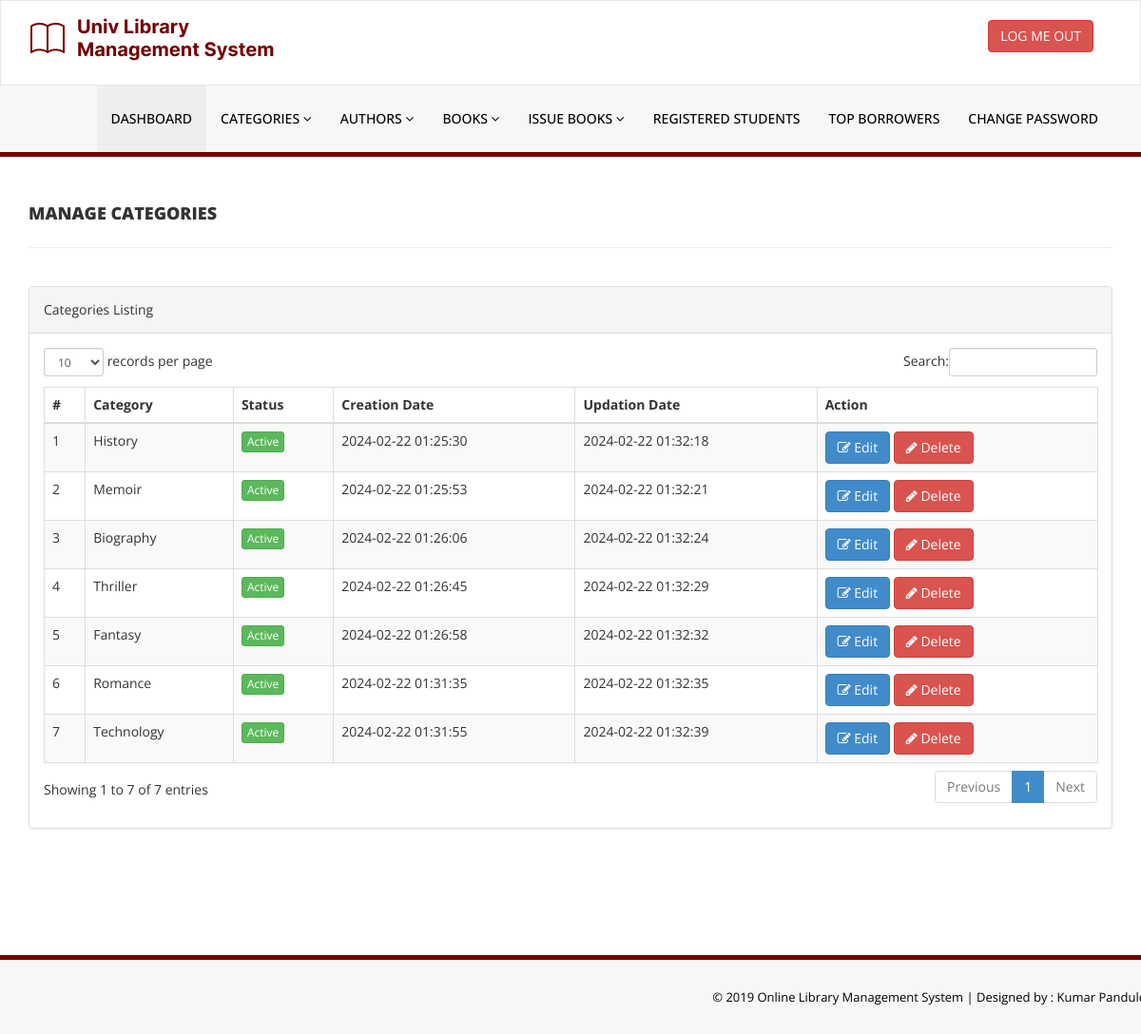
Page /library/admin/manage-categories.php (signed in) on the committed database.
### tables this page shows
CREATE TABLE `tblcategory` (
  `id` int(11) NOT NULL,
  `CategoryName` varchar(150) DEFAULT NULL,
  `Status` int(1) DEFAULT NULL,
  `CreationDate` timestamp NULL DEFAULT current_timestamp(),
  `UpdationDate` timestamp NULL DEFAULT '0000-00-00 00:00:00' ON UPDATE current_timestamp()
);

### library/admin/manage-categories.php (the view, shortened to what this page needs)
<?php
include('includes/config.php');
if(strlen($_SESSION['alogin'])==0)
    {
header('location:index.php');
}
else{
    ?>
<!DOCTYPE html>
<html xmlns="http://www.w3.org/1999/xhtml">
<head>
    <link href="assets/css/bootstrap.css" rel="stylesheet" />
    <link href="assets/css/font-awesome.css" rel="stylesheet" />
    <link href="assets/js/dataTables/dataTables.bootstrap.css" rel="stylesheet" />
    <link href="assets/css/style.css" rel="stylesheet" />
</head>
<body>
<?php include('includes/header.php');?>
    <div class="content-wrapper">
         <div class="container">
        <div class="row pad-botm">
            <div class="col-md-12">
                <h4 class="header-line">Manage Categories</h4>
    </div>
     <div class="row">
</div>
        </div>
            <div class="row">
                <div class="col-md-12">
                    <div class="panel panel-default">
                        <div class="panel-heading">
                           Categories Listing
                        </div>
                        <div class="panel-body">
                            <div class="table-responsive">
                                <table class="table table-striped table-bordered table-hover" id="dataTables-example">
                                    <thead>
                                        <tr>
                                            <th>#</th>
                                            <th>Category</th>
                                            <th>Status</th>
                                            <th>Creation Date</th>
                                            <th>Updation Date</th>
                                            <th>Action</th>
                                        </tr>
                                    </thead>
                                    <tbody>
<?php $sql = "SELECT * from  tblcategory";
$query = $dbh -> prepare($sql);
$query->execute();
$results=$query->fetchAll(PDO::FETCH_OBJ);
$cnt=1;
if($query->rowCount() > 0)
{
foreach($results as $result)
{               ?>
                                        <tr class="odd gradeX">
                                            <td class="center"><?php echo htmlentities($cnt);?></td>
                                            <td class="center"><?php echo htmlentities($result->CategoryName);?></td>
                                            <td class="center"><?php if($result->Status==1) {?>
                                            <a href="#" class="btn btn-success btn-xs">Active</a>
                                            <?php } else {?>
                                            <a href="#" class="btn btn-danger btn-xs">Inactive</a>
                                            <?php } ?></td>
                                            <td class="center"><?php echo htmlentities($result->CreationDate);?></td>
                                            <td class="center"><?php echo htmlentities($result->UpdationDate);?></td>
                                            <td class="center">
                                            <a href="edit-category.php?catid=<?php echo htmlentities($result->id);?>"><button class="btn btn-primary"><i class="fa fa-edit "></i> Edit</button>
                                          <a href="manage-categories.php?del=<?php echo htmlentities($result->id);?>" onclick="return confirm('Are you sure you want to delete?');"" >  <button class="btn btn-danger"><i class="fa fa-pencil"></i> Delete</button>
                                            </td>
                                        </tr>
 <?php $cnt=$cnt+1;}} ?>
                                    </tbody>
                                </table>
                            </div>
                        </div>
                    </div>
                </div>
            </div>
    </div>
    </div>
  <?php include('includes/footer.php');?>
</body>
</html>
<?php } ?>

### library/admin/assets/css/style.css (style rules this page uses)
body { font-family: 'Open Sans', sans-serif; line-height:28px; }
.content-wrapper { margin-top: 40px; min-height:800px; padding-bottom:90px; }
.header-line { font-weight:900; padding-bottom:25px; border-bottom:1px solid #eeeeee; text-transform:uppercase; }
.pad-botm { padding-bottom:30px; }

### rows in the picture
tblcategory: CategoryName "History", Status "Active", CreationDate "2024-02-22 01:25:30", UpdationDate "2024-02-22 01:32:18"
tblcategory: CategoryName "Memoir", Status "Active", CreationDate "2024-02-22 01:25:53", UpdationDate "2024-02-22 01:32:21"
tblcategory: CategoryName "Biography", Status "Active", CreationDate "2024-02-22 01:26:06", UpdationDate "2024-02-22 01:32:24"
tblcategory: CategoryName "Thriller", Status "Active", CreationDate "2024-02-22 01:26:45", UpdationDate "2024-02-22 01:32:29"
tblcategory: CategoryName "Fantasy", Status "Active", CreationDate "2024-02-22 01:26:58", UpdationDate "2024-02-22 01:32:32"
tblcategory: CategoryName "Romance", Status "Active", CreationDate "2024-02-22 01:31:35", UpdationDate "2024-02-22 01:32:35"
tblcategory: CategoryName "Technology", Status "Active", CreationDate "2024-02-22 01:31:55", UpdationDate "2024-02-22 01:32:39"
